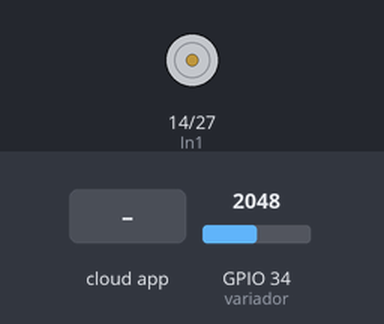
Simulated run of this sketch. Board: ESP32. Parts: motor-driver pin pairs drawn as motors (green arrow = first pin HIGH = forward, orange = second pin HIGH = backward, longer = more drive, scaled by the enable pin). The test bench sets the inputs (shaded band); at power-on: GPIO 34 (variador) = 2048. The ROS host is connected and sends only what is stated.

Above: at 3.2 s.
3.3 s: the phone or cloud app sets motor_cmd to D
At 4.1 s:
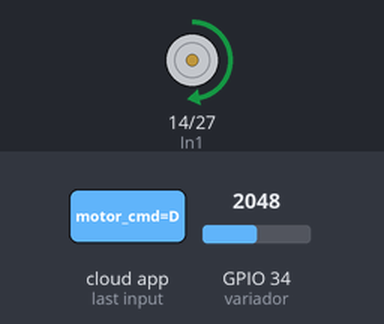
4.8 s: GPIO 34 (variador) set to 2866
At 5.3 s:
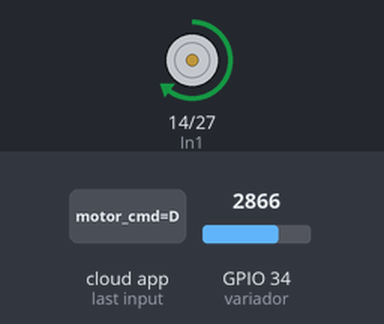
6.3 s: the phone or cloud app sets motor_cmd to I
At 6.6 s:
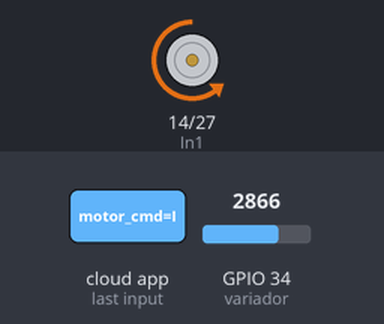
7.8 s: GPIO 34 (variador) set to 3603
At 8.7 s:
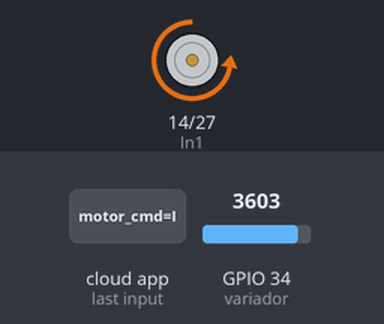
9.3 s: GPIO 34 (variador) set to 2047
At 9.9 s:
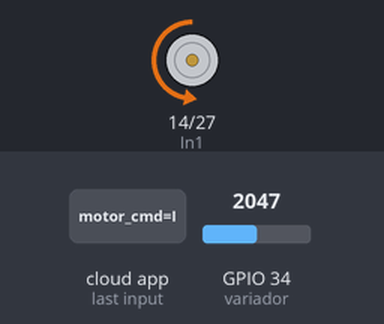
10.8 s: GPIO 34 (variador) set to 491
At 12.3 s:
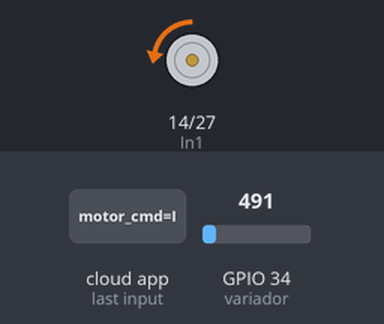
Timing chart, 0 to 13.3 s (numbered marks = the images above; inputs shaded):
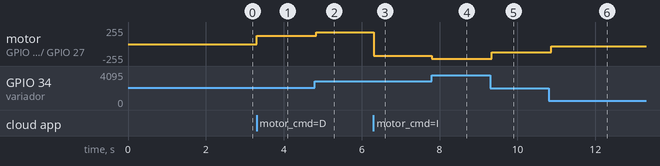

Measured:
- after the input at 3.3 s, motor on GPIO 14 (In1) / GPIO 27 (In2): stopped → forward 127/255 at once
- after the input at 4.8 s, motor on GPIO 14 (In1) / GPIO 27 (In2): forward 127/255 → forward 177/255 at once
- after the input at 6.3 s, motor on GPIO 14 (In1) / GPIO 27 (In2): forward 177/255 → backward 177/255 at once
- after the input at 7.8 s, motor on GPIO 14 (In1) / GPIO 27 (In2): backward 177/255 → backward 223/255 at once
- after the input at 9.3 s, motor on GPIO 14 (In1) / GPIO 27 (In2): backward 223/255 → backward 127/255 at once
- after the input at 10.8 s, motor on GPIO 14 (In1) / GPIO 27 (In2): backward 127/255 → backward 30/255 after 0.07 s

The sketch:

Act2.2.ino
```cpp
#include <micro_ros_arduino.h>

#include <stdio.h>
#include <string.h>

#include <rcl/rcl.h>
#include <rcl/error_handling.h>
#include <rclc/rclc.h>
#include <rclc/executor.h>

#include <std_msgs/msg/string.h>
#include <std_msgs/msg/float32_multi_array.h>

#define variador 34
#define PWM_PIN 26
#define In1 14
#define In2 27

#define freq 5000
#define resolution 8

rcl_subscription_t subscriber;
rcl_publisher_t publisher;
rcl_node_t node;
rclc_executor_t executor;
rclc_support_t support;
rcl_allocator_t allocator;

std_msgs__msg__String msg_cmd;
std_msgs__msg__Float32MultiArray msg_state;

bool motorEnMovimiento = false;
int pot = 0;
int pwm = 0;
float voltaje = 0;
float duty = 0;
float Vcc = 3.3;

// Control de tiempo para publicar
unsigned long last_time = 0;
const int publish_interval = 100; // Publicar cada 100 milisegundos (10 Hz)

//Callback
void subscription_callback(const void * msgin)
{
  const std_msgs__msg__String * msg = (const std_msgs__msg__String *)msgin;

  // Validación de seguridad por si llega un mensaje vacío
  if (msg == NULL || msg->data.data == NULL) return;

  if (strcmp(msg->data.data, "D") == 0) {
    digitalWrite(In1, HIGH);
    digitalWrite(In2, LOW);
    motorEnMovimiento = true;
  }
  else if (strcmp(msg->data.data, "I") == 0) {
    digitalWrite(In1, LOW);
    digitalWrite(In2, HIGH);
    motorEnMovimiento = true;
  }
  else if (strcmp(msg->data.data, "S") == 0) {
    digitalWrite(In1, LOW);
    digitalWrite(In2, LOW);
    ledcWrite(PWM_PIN, 0);
    motorEnMovimiento = false;
  }
}

void setup()
{
  // Transporte serial micro-ROS
  set_microros_transports();

  pinMode(variador, INPUT);
  pinMode(In1, OUTPUT);
  pinMode(In2, OUTPUT);

  ledcAttach(PWM_PIN, freq, resolution);

  delay(2000);

  allocator = rcl_get_default_allocator();

  rclc_support_init(&support, 0, NULL, &allocator);
  rclc_node_init_default(&node, "esp32_motor_node", "", &support);

  //Subscriber
  rclc_subscription_init_default(
    &subscriber,
    &node,
    ROSIDL_GET_MSG_TYPE_SUPPORT(std_msgs, msg, String),
    "motor_cmd");

  // Publisher
  rclc_publisher_init_default(
    &publisher,
    &node,
    ROSIDL_GET_MSG_TYPE_SUPPORT(std_msgs, msg, Float32MultiArray),
    "motor_state");

  rclc_executor_init(&executor, &support.context, 1, &allocator);
  rclc_executor_add_subscription(
    &executor,
    &subscriber,
    &msg_cmd,
    &subscription_callback,
    ON_NEW_DATA);
  msg_cmd.data.data = (char *) malloc(20 * sizeof(char));
  msg_cmd.data.capacity = 20;
  msg_cmd.data.size = 0;

  //Inicializar mensaje publicador
  msg_state.data.data = (float*) malloc(2 * sizeof(float));
  msg_state.data.size = 2;
  msg_state.data.capacity = 2;

  msg_state.layout.dim.capacity = 0;
  msg_state.layout.dim.size = 0;
  msg_state.layout.dim.data = NULL;
}

void loop()
{
  rclc_executor_spin_some(&executor, RCL_MS_TO_NS(10));

  if (motorEnMovimiento)
  {
    // Solo publicar si ha pasado el tiempo establecido
    if (millis() - last_time >= publish_interval) {
      last_time = millis();

      pot = analogRead(variador);

      pwm = map(pot, 0, 4095, 0, 255);
      ledcWrite(PWM_PIN, pwm);

      voltaje = pot * (Vcc / 4095.0);
      duty = (voltaje / Vcc) * 100.0;

      msg_state.data.data[0] = voltaje;
      msg_state.data.data[1] = duty;

      rcl_publish(&publisher, &msg_state, NULL);
    }
  }
}
```
